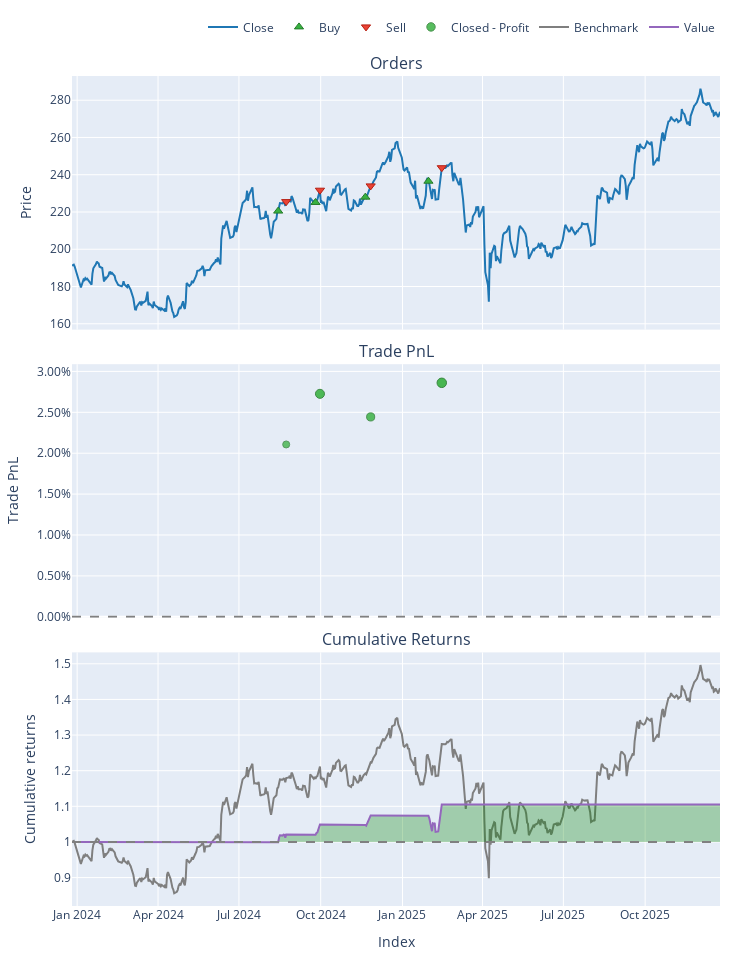

Here is the notebook cell this chart was saved with:
### Markdown cell above
### Pro Tip: Selecting the "Best" Automatically

Instead of guessing which one to plot, you can tell Python to find the best one for you:

### Code cell
# 1. Find the name of the column with the highest return
best_rsi_name = pf.total_return().idxmax()

# 2. Plot only that one
print(f"Plotting the best performer: {best_rsi_name}")
pf[best_rsi_name].plot().show()

### Figure 1 — Plotly figure (JSON) as saved in the notebook; plotly's stock layout.template omitted (floating-point values rounded to 4 significant figures; data arrays with more than 128 entries replaced by an {"elided": "..."} marker saying what was removed)
{"data": [{"legendgroup": "0", "line": {"color": "#1f77b4"}, "name": "Close", "showlegend": true, "type": "scatter", "uid": "3a314708-8f53-4622-98a4-515f9e48dfa9", "x": {"elided": "502 str values"}, "xaxis": "x", "y": {"elided": "502 float values"}, "yaxis": "y"}, {"customdata": [[4.0, 0.4531, 0.0999], [6.0, 0.4531, 0.102], [8.0, 0.4596, 0.1048], [10.0, 0.4538, 0.1073]], "hovertemplate": "Order Id: %{customdata[0]}<br>Timestamp: %{x}<br>Price: %{y}<br>Size: %{customdata[1]:.6f}<br>Fees: %{customdata[2]:.6f}", "legendgroup": "1", "marker": {"color": "#37B13F", "line": {"color": "rgb(38,123,44)", "width": 1}, "size": 8, "symbol": "triangle-up"}, "mode": "markers", "name": "Buy", "type": "scatter", "uid": "0dca9a9d-2fe6-45d2-bbfb-0328ba572269", "x": ["2024-08-14T04:00:00+00:00", "2024-09-25T04:00:00+00:00", "2024-11-20T05:00:00+00:00", "2025-01-30T05:00:00+00:00"], "xaxis": "x", "y": [220.5, 225.1, 228.0, 236.5], "yaxis": "y"}, {"customdata": [[5.0, 0.4531, 0.1022], [7.0, 0.4531, 0.105], [9.0, 0.4596, 0.1076], [11.0, 0.4538, 0.1106]], "hovertemplate": "Order Id: %{customdata[0]}<br>Timestamp: %{x}<br>Price: %{y}<br>Size: %{customdata[1]:.6f}<br>Fees: %{customdata[2]:.6f}", "legendgroup": "2", "marker": {"color": "#EA4335", "line": {"color": "rgb(181,31,18)", "width": 1}, "size": 8, "symbol": "triangle-down"}, "mode": "markers", "name": "Sell", "type": "scatter", "uid": "6a81df18-bd32-47c9-bb65-7c2850260fc1", "x": ["2024-08-23T04:00:00+00:00", "2024-09-30T04:00:00+00:00", "2024-11-26T05:00:00+00:00", "2025-02-14T05:00:00+00:00"], "xaxis": "x", "y": [225.6, 231.7, 234.0, 243.8], "yaxis": "y"}, {"customdata": [[0.0, 0.0, 2.105, 0.02107], [1.0, 1.0, 2.781, 0.02726], [2.0, 2.0, 2.56, 0.02444], [3.0, 3.0, 3.071, 0.02861]], "hovertemplate": "Exit Trade Id: %{customdata[0]}<br>Position Id: %{customdata[1]}<br>Exit Timestamp: %{x}<br>PnL: %{customdata[2]:.6f}<br>Return: %{customdata[3]:.2%}", "legendgroup": "3", "marker": {"color": "#37B13F", "line": {"color": "rgb(38,123,44)", "width": 1}, "opacity": [0.75, 0.8732, 0.817, 0.9], "size": [7.0, 9.057, 8.119, 9.504], "symbol": "circle"}, "mode": "markers", "name": "Closed - Profit", "type": "scatter", "uid": "edd30170-c3aa-4f12-b730-63ff609ab5df", "x": ["2024-08-23T04:00:00+00:00", "2024-09-30T04:00:00+00:00", "2024-11-26T05:00:00+00:00", "2025-02-14T05:00:00+00:00"], "xaxis": "x2", "y": [0.02107, 0.02726, 0.02444, 0.02861], "yaxis": "y2"}, {"legendgroup": "4", "line": {"color": "#7f7f7f"}, "name": "Benchmark", "showlegend": true, "type": "scatter", "uid": "a8c48d90-cb22-43cf-adb0-69b40596620d", "x": {"elided": "502 str values"}, "xaxis": "x3", "y": {"elided": "502 float values"}, "yaxis": "y3"}, {"hoverinfo": "skip", "legendgroup": "5", "line": {"color": "rgba(0, 0, 0, 0)", "width": 0}, "opacity": 0, "showlegend": false, "type": "scatter", "uid": "c347c011-3aa6-493d-a0d0-de196f1c1ac5", "x": {"elided": "502 str values"}, "xaxis": "x3", "y": {"elided": "502 int values"}, "yaxis": "y3"}, {"connectgaps": false, "fill": "tonexty", "fillcolor": "rgba(0, 128, 0, 0.3)", "hoverinfo": "skip", "legendgroup": "5", "line": {"color": "rgba(0, 0, 0, 0)", "width": 0}, "opacity": 0, "showlegend": false, "type": "scatter", "uid": "1901b9a2-7e5a-456a-9fbf-d4a63ce4ccaf", "x": {"elided": "502 str values"}, "xaxis": "x3", "y": {"elided": "502 float values"}, "yaxis": "y3"}, {"hoverinfo": "skip", "legendgroup": "5", "line": {"color": "rgba(0, 0, 0, 0)", "width": 0}, "opacity": 0, "showlegend": false, "type": "scatter", "uid": "24f39d62-ed03-4e7a-8cba-7a00b2e6d9ba", "x": {"elided": "502 str values"}, "xaxis": "x3", "y": {"elided": "502 int values"}, "yaxis": "y3"}, {"connectgaps": false, "fill": "tonexty", "fillcolor": "rgba(255, 0, 0, 0.3)", "hoverinfo": "skip", "legendgroup": "5", "line": {"color": "rgba(0, 0, 0, 0)", "width": 0}, "opacity": 0, "showlegend": false, "type": "scatter", "uid": "77e11f03-801a-4c85-84d9-617c2de451d0", "x": {"elided": "502 str values"}, "xaxis": "x3", "y": {"elided": "502 float values"}, "yaxis": "y3"}, {"legendgroup": "6", "line": {"color": "#9467bd"}, "name": "Value", "showlegend": true, "type": "scatter", "uid": "8ec976fd-c90d-402f-9f9a-8efbd87d8d55", "x": {"elided": "502 str values"}, "xaxis": "x3", "y": {"elided": "502 float values"}, "yaxis": "y3"}, {"hoverinfo": "skip", "legendgroup": "5", "line": {"color": "rgba(0, 0, 0, 0)", "width": 0}, "opacity": 0, "showlegend": false, "type": "scatter", "uid": "81b9e5ff-44d7-402e-b0f3-f25f8c6ad58f", "x": {"elided": "502 str values"}, "xaxis": "x3", "y": {"elided": "502 int values"}, "yaxis": "y3"}], "layout": {"annotations": [{"font": {"size": 16}, "showarrow": false, "text": "Orders", "x": 0.5, "xanchor": "center", "xref": "paper", "y": 1, "yanchor": "bottom", "yref": "paper"}, {"font": {"size": 16}, "showarrow": false, "text": "Trade PnL", "x": 0.5, "xanchor": "center", "xref": "paper", "y": 0.6528, "yanchor": "bottom", "yref": "paper"}, {"font": {"size": 16}, "showarrow": false, "text": "Cumulative Returns", "x": 0.5, "xanchor": "center", "xref": "paper", "y": 0.3056, "yanchor": "bottom", "yref": "paper"}], "height": 960, "legend": {"orientation": "h", "traceorder": "normal", "x": 1, "xanchor": "right", "y": 1.042, "yanchor": "bottom"}, "margin": {"b": 30, "l": 30, "r": 30, "t": 30}, "shapes": [{"line": {"color": "gray", "dash": "dash"}, "type": "line", "x0": 0, "x1": 1, "xref": "paper", "y0": 0, "y1": 0, "yref": "y2"}, {"line": {"color": "gray", "dash": "dash"}, "type": "line", "x0": 0, "x1": 1, "xref": "paper", "y0": 1, "y1": 1, "yref": "y3"}], "showlegend": true, "width": 750, "xaxis": {"anchor": "y", "domain": [0, 1], "matches": "x3", "showticklabels": false}, "xaxis2": {"anchor": "y2", "domain": [0, 1], "matches": "x3", "showticklabels": false}, "xaxis3": {"anchor": "y3", "domain": [0, 1], "title": {"text": "Index"}}, "yaxis": {"anchor": "x", "domain": [0.6944, 1], "title": {"text": "Price"}}, "yaxis2": {"anchor": "x2", "domain": [0.3472, 0.6528], "tickformat": ".2%", "title": {"text": "Trade PnL"}}, "yaxis3": {"anchor": "x3", "domain": [0, 0.3056], "title": {"text": "Cumulative returns"}}}}
